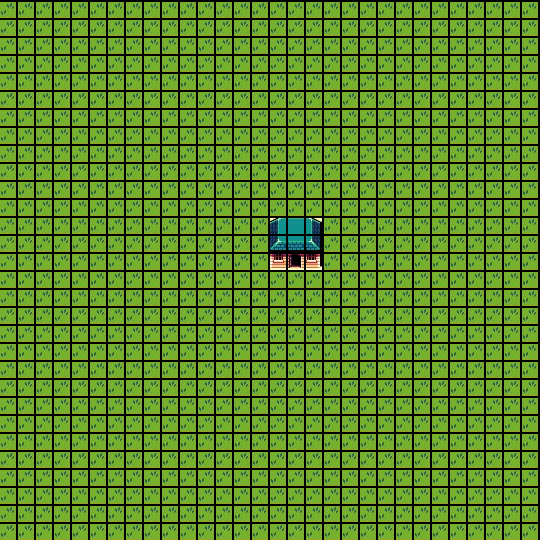

Below is a game level as drawn by its tile map, then a one-line description and the .tmx file that defines it, in full:
An orthogonal 30x30 tile map with 18x18 px tiles, 1 tile layer (Livello tile 1), 2 tilesets.

<map version="1.5" tiledversion="1.5.0" orientation="orthogonal" renderorder="right-down" width="30" height="30" tilewidth="18" tileheight="18" infinite="0" nextlayerid="2" nextobjectid="1">
 <tileset firstgid="1" name="Tileset" tilewidth="17" tileheight="17" spacing="1" margin="1" tilecount="480" columns="16">
  <image source="cityTile.jpg" width="288" height="540" />
 </tileset>
 <tileset firstgid="481" name="Tileset2" tilewidth="16" tileheight="16" spacing="2" margin="2" tilecount="480" columns="16">
  <image source="cityTile.jpg" width="288" height="540" />
 </tileset>
 <layer id="1" name="Livello tile 1" width="30" height="30">
  <data encoding="csv">
519,519,519,519,519,519,519,519,519,519,519,519,519,519,519,519,519,519,519,519,519,519,519,519,519,519,519,519,519,519,
519,519,519,519,519,519,519,519,519,519,519,519,519,519,519,519,519,519,519,519,519,519,519,519,519,519,519,519,519,519,
519,519,519,519,519,519,519,519,519,519,519,519,519,519,519,519,519,519,519,519,519,519,519,519,519,519,519,519,519,519,
519,519,519,519,519,519,519,519,519,519,519,519,519,519,519,519,519,519,519,519,519,519,519,519,519,519,519,519,519,519,
519,519,519,519,519,519,519,519,519,519,519,519,519,519,519,519,519,519,519,519,519,519,519,519,519,519,519,519,519,519,
519,519,519,519,519,519,519,519,519,519,519,519,519,519,519,519,519,519,519,519,519,519,519,519,519,519,519,519,519,519,
519,519,519,519,519,519,519,519,519,519,519,519,519,519,519,519,519,519,519,519,519,519,519,519,519,519,519,519,519,519,
519,519,519,519,519,519,519,519,519,519,519,519,519,519,519,519,519,519,519,519,519,519,519,519,519,519,519,519,519,519,
519,519,519,519,519,519,519,519,519,519,519,519,519,519,519,519,519,519,519,519,519,519,519,519,519,519,519,519,519,519,
519,519,519,519,519,519,519,519,519,519,519,519,519,519,519,519,519,519,519,519,519,519,519,519,519,519,519,519,519,519,
519,519,519,519,519,519,519,519,519,519,519,519,519,519,519,519,519,519,519,519,519,519,519,519,519,519,519,519,519,519,
519,519,519,519,519,519,519,519,519,519,519,519,519,519,519,519,519,519,519,519,519,519,519,519,519,519,519,519,519,519,
519,519,519,519,519,519,519,519,519,519,519,519,519,519,519,629,630,631,519,519,519,519,519,519,519,519,519,519,519,519,
519,519,519,519,519,519,519,519,519,519,519,519,519,519,519,645,646,647,519,519,519,519,519,519,519,519,519,519,519,519,
519,519,519,519,519,519,519,519,519,519,519,519,519,519,519,661,662,663,519,519,519,519,519,519,519,519,519,519,519,519,
519,519,519,519,519,519,519,519,519,519,519,519,519,519,519,519,519,519,519,519,519,519,519,519,519,519,519,519,519,519,
519,519,519,519,519,519,519,519,519,519,519,519,519,519,519,519,519,519,519,519,519,519,519,519,519,519,519,519,519,519,
519,519,519,519,519,519,519,519,519,519,519,519,519,519,519,519,519,519,519,519,519,519,519,519,519,519,519,519,519,519,
519,519,519,519,519,519,519,519,519,519,519,519,519,519,519,519,519,519,519,519,519,519,519,519,519,519,519,519,519,519,
519,519,519,519,519,519,519,519,519,519,519,519,519,519,519,519,519,519,519,519,519,519,519,519,519,519,519,519,519,519,
519,519,519,519,519,519,519,519,519,519,519,519,519,519,519,519,519,519,519,519,519,519,519,519,519,519,519,519,519,519,
519,519,519,519,519,519,519,519,519,519,519,519,519,519,519,519,519,519,519,519,519,519,519,519,519,519,519,519,519,519,
519,519,519,519,519,519,519,519,519,519,519,519,519,519,519,519,519,519,519,519,519,519,519,519,519,519,519,519,519,519,
519,519,519,519,519,519,519,519,519,519,519,519,519,519,519,519,519,519,519,519,519,519,519,519,519,519,519,519,519,519,
519,519,519,519,519,519,519,519,519,519,519,519,519,519,519,519,519,519,519,519,519,519,519,519,519,519,519,519,519,519,
519,519,519,519,519,519,519,519,519,519,519,519,519,519,519,519,519,519,519,519,519,519,519,519,519,519,519,519,519,519,
519,519,519,519,519,519,519,519,519,519,519,519,519,519,519,519,519,519,519,519,519,519,519,519,519,519,519,519,519,519,
519,519,519,519,519,519,519,519,519,519,519,519,519,519,519,519,519,519,519,519,519,519,519,519,519,519,519,519,519,519,
519,519,519,519,519,519,519,519,519,519,519,519,519,519,519,519,519,519,519,519,519,519,519,519,519,519,519,519,519,519,
519,519,519,519,519,519,519,519,519,519,519,519,519,519,519,519,519,519,519,519,519,519,519,519,519,519,519,519,519,519
</data>
 </layer>
</map>
